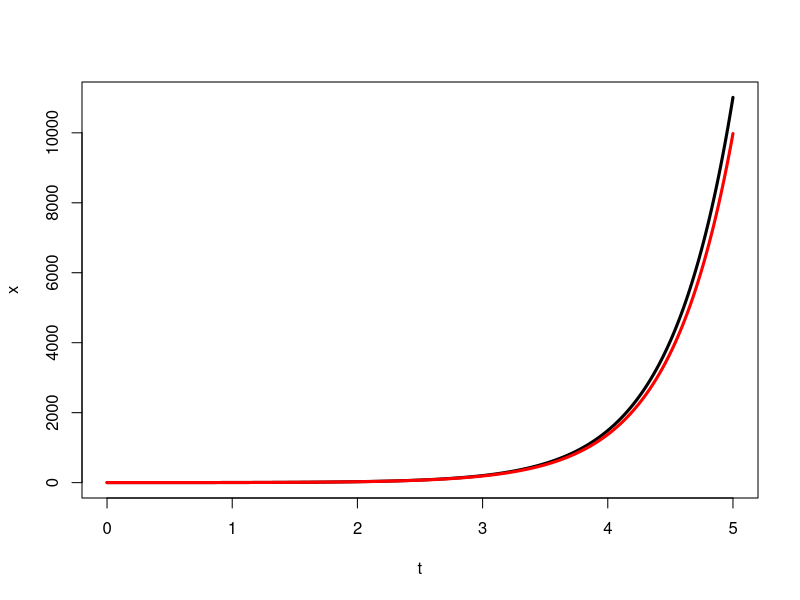

Write R code to recreate this figure.
x1 = 0
x2 = 5

t = seq(x1,x2,.01)

x = exp(-2*t) + exp(2*t)/2 - 1/2

plot(t, x, type='l', lwd=3)

n = length(t)

del1 = t[2] - t[1]

xx = matrix(rep(0,2*n), nrow=2)

x1 = c(-1, 1)
xx[,1] = x1

A = matrix(c(0,1,4,0), ncol=2)


for (i in 2:n){
#  print(x1)
  x0 = t[i-1]
  x2 = x1 + del1* (A %*% x1 + c(2,0))
#  print(x2)
  x1 = x2
  xx[,i] = x1
}

points(t, xx[2,], type='l', col='red', lwd=3)






